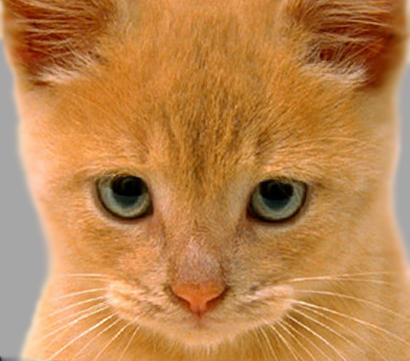
#> input picture cat.bmp, 410 x 361 px
$ python Project_2_Hybrid_Img.py
#> lines starting #> are read from the running program, lines starting #| are printed output that depends on the picture
import numpy as np
import matplotlib.image as mpimg
from PIL import Image
import matplotlib.pyplot as plt
import scipy
from scipy import ndimage
from scipy.ndimage import gaussian_filter
import cv2
import os

def create_hybrid_image(cat_img, dog_img, sigma_low=5, sigma_high=3, alpha=1.0):
    """
    Create a hybrid image using Gaussian filtering

    Parameters:
    - cat_img: Image to apply highpass filter (will show up close)
    - dog_img: Image to apply lowpass filter (will show up far away)
    - sigma_low: Standard deviation for lowpass Gaussian filter
    - sigma_high: Standard deviation for highpass Gaussian filter
    - alpha: Scaling factor for highpass component
    """

    # Keep images in color - work with all channels
    cat_color = cat_img.copy()
    dog_color = dog_img.copy()

    # Ensure images are the same size
    if cat_color.shape[:2] != dog_color.shape[:2]:
        # Resize cat to match dog's dimensions
        cat_color = cv2.resize(cat_color, (dog_color.shape[1], dog_color.shape[0]))

    # Convert to float for processing
    cat_float = cat_color.astype(np.float32) / 255.0
    dog_float = dog_color.astype(np.float32) / 255.0

    # Process each color channel separately
    if len(cat_float.shape) == 3:  # Color image
        dog_lowpass = np.zeros_like(dog_float)
        cat_highpass = np.zeros_like(cat_float)

        for channel in range(3):  # RGB channels
            # LOWPASS FILTER (Dog image - appears at far viewing distance)
            dog_lowpass[:,:,channel] = gaussian_filter(dog_float[:,:,channel], sigma=sigma_low)

            # HIGHPASS FILTER (Cat image - appears at close viewing distance)
            cat_lowpass_channel = gaussian_filter(cat_float[:,:,channel], sigma=sigma_high)
            cat_highpass[:,:,channel] = cat_float[:,:,channel] - cat_lowpass_channel
    else:  # Grayscale fallback
        dog_lowpass = gaussian_filter(dog_float, sigma=sigma_low)
        cat_lowpass = gaussian_filter(cat_float, sigma=sigma_high)
        cat_highpass = cat_float - cat_lowpass

    # Create hybrid image
    hybrid = dog_lowpass + alpha * cat_highpass

    # Clip values to valid range [0, 1]
    hybrid = np.clip(hybrid, 0, 1)

    return dog_lowpass, cat_highpass, hybrid

# Combined function to load images and create hybrid
def hybrid_image():
    try:
        # Import images from folder
        cat_img = mpimg.imread('cat.bmp')
#> cat_img is the input picture: shape (361, 410, 3); mean R, G, B 188.3, 132.5, 77.1
        dog_img = mpimg.imread('dog.bmp')
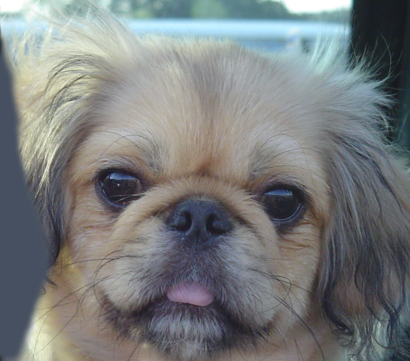
#> input picture dog.bmp, 410 x 361 px
#> dog_img is the input picture: shape (361, 410, 3); mean R, G, B 121.2, 124.5, 125

        # Check if they loaded properly
        if cat_img is None or dog_img is None:
            raise ValueError("Images not loaded properly")

        # Display the original images to verify they loaded correctly
        fig, axes = plt.subplots(1, 2, figsize=(12, 6))

        # Display cat image in color
        axes[0].imshow(cat_img)
        axes[0].set_title('Original Cat Image')
        axes[0].axis('off')

        # Display dog image in color
        axes[1].imshow(dog_img)
        axes[1].set_title('Original Dog Image')
        axes[1].axis('off')

        plt.tight_layout()
        plt.show()
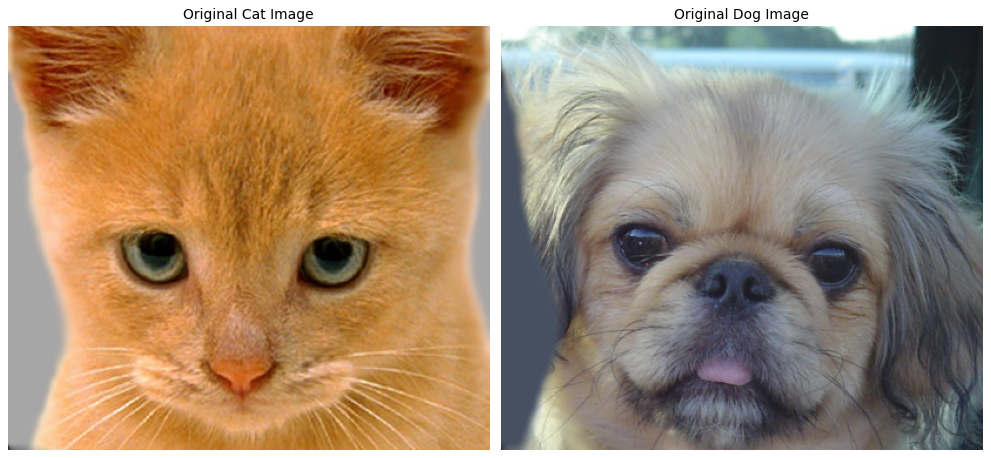
#> figure drawn by matplotlib, 2 panels

        # Print image information
        print(f"Cat image shape: {cat_img.shape}")
#| Cat image shape: (361, 410, 3)
        print(f"Dog image shape: {dog_img.shape}")
#| Dog image shape: (361, 410, 3)
        print(f"Cat image dtype: {cat_img.dtype}")
#| Cat image dtype: uint8
        print(f"Dog image dtype: {dog_img.dtype}")
#| Dog image dtype: uint8

        # Create hybrid image with different sigma values
        print("\nCreating hybrid image...")
        dog_low, cat_high, hybrid_result = create_hybrid_image(cat_img, dog_img,
                                                              sigma_low=8, sigma_high=4, alpha=1.5)
#> the loop in create_hybrid_image, `for channel in range(3):` made 3 passes
#> pass 1, in create_hybrid_image, `cat_lowpass_channel = gaussian_filter(cat_float[:,:,channel], sigma=si..`:
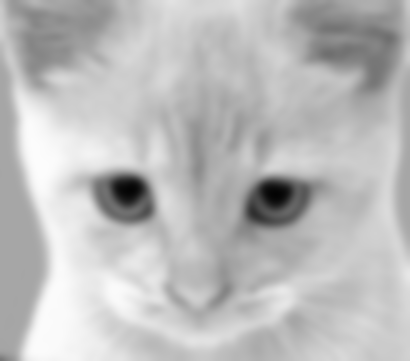
#> cat_lowpass_channel: shape (361, 410) float32; min 0.0144, max 0.991, mean 0.738
#> after the loop in create_hybrid_image, `for channel in range(3):`:
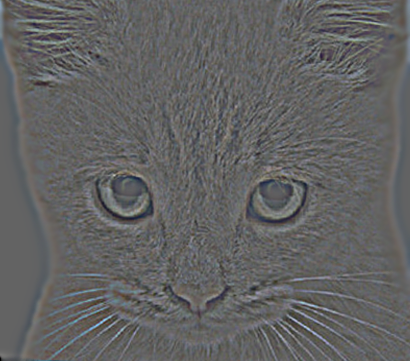
#> cat_highpass: shape (361, 410, 3) float32; mean R, G, B 1.01e-10, 2.31e-10, 5.66e-10; drawn with min black and max white
#> after the loop in create_hybrid_image, `for channel in range(3):`:
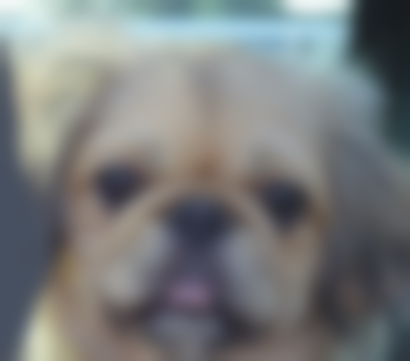
#> dog_lowpass: shape (361, 410, 3) float32; mean R, G, B 0.475, 0.488, 0.49
#> in create_hybrid_image, `hybrid = dog_lowpass + alpha * cat_highpass`:
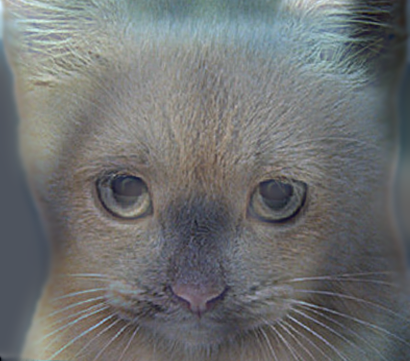
#> hybrid: shape (361, 410, 3) float32; mean R, G, B 0.475, 0.488, 0.49; drawn with min black and max white

        # Display filtering results
        fig, axes = plt.subplots(2, 2, figsize=(12, 10))

        # Filtered components in color
        axes[0,0].imshow(dog_low)
        axes[0,0].set_title('Dog Lowpass Filter (σ=8)')
        axes[0,0].axis('off')

        # For highpass, normalize for better visibility
        cat_high_display = (cat_high + 0.5)  # Shift range for better display
        cat_high_display = np.clip(cat_high_display, 0, 1)
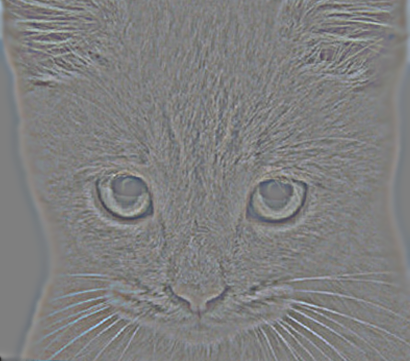
#> cat_high_display: shape (361, 410, 3) float32; mean R, G, B 0.5, 0.5, 0.5
        axes[0,1].imshow(cat_high_display)
        axes[0,1].set_title('Cat Highpass Filter (σ=4)')
        axes[0,1].axis('off')

        # Final hybrid image in color
        axes[1,0].imshow(hybrid_result)
        axes[1,0].set_title('Hybrid Image (View from far: Dog, View up close: Cat)')
        axes[1,0].axis('off')

        # Empty space for layout
        axes[1,1].axis('off')

        plt.tight_layout()
        plt.show()

        print("Hybrid image created successfully!")
        print(f"Dog lowpass shape: {dog_low.shape}")
#| Dog lowpass shape: (361, 410, 3)
        print(f"Cat highpass shape: {cat_high.shape}")
#| Cat highpass shape: (361, 410, 3)
        print(f"Hybrid image shape: {hybrid_result.shape}")
#| Hybrid image shape: (361, 410, 3)

        return cat_img, dog_img, hybrid_result

    except Exception as e:
        print(f"Error: {e}")
        return None, None, None
# Call the combined function
cat_image, dog_image, hybrid_image_result = hybrid_image()

# Show the hybrid image
if hybrid_image_result is not None:
    plt.figure(figsize=(8, 8))
    plt.imshow(hybrid_image_result)
    plt.title('Final Hybrid Image')
    plt.axis('off')
    plt.show()
